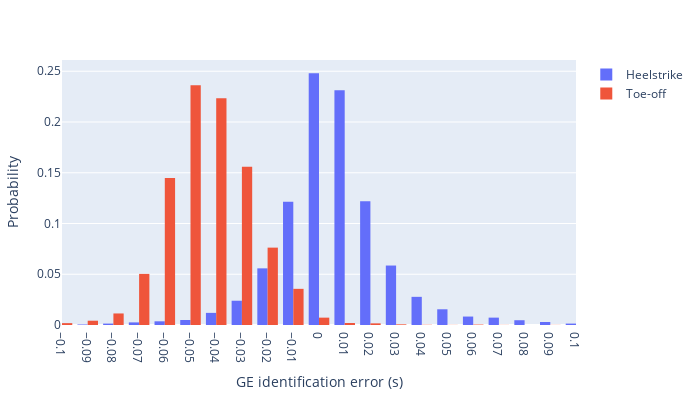

Here is the notebook cell this chart was saved with:
### Code cell
plot([
        histogram(;x=pd_fc_errs, xbins_size=.01, histnorm="probability", name="Heelstrike"),
        histogram(;x=pd_fo_errs, xbins_size=.01, histnorm="probability", name="Toe-off"),
    ],
    Layout(;
        xaxis_dtick=.01,
        xaxis_title="GE identification error (s)",
        yaxis_title="Probability",
        xaxis_range=[-.1,.1],
        height=400,
        width=700,
        
); config=PlotConfig(;scrollZoom=false))

### Figure 1 — Plotly figure (JSON) as saved in the notebook; plotly's stock layout.template omitted (floating-point values rounded to 4 significant figures; data arrays with more than 128 entries replaced by an {"elided": "..."} marker saying what was removed)
{"data": [{"histnorm": "probability", "name": "Heelstrike", "type": "histogram", "x": {"elided": "9370 float values"}, "xbins": {"size": 0.01}}, {"histnorm": "probability", "name": "Toe-off", "type": "histogram", "x": {"elided": "9234 float values"}, "xbins": {"size": 0.01}}], "layout": {"height": 400, "margin": {"b": 50, "l": 50, "r": 50, "t": 60}, "width": 700, "xaxis": {"dtick": 0.01, "range": [-0.1, 0.1], "title": {"text": "GE identification error (s)"}}, "yaxis": {"title": {"text": "Probability"}}}}
